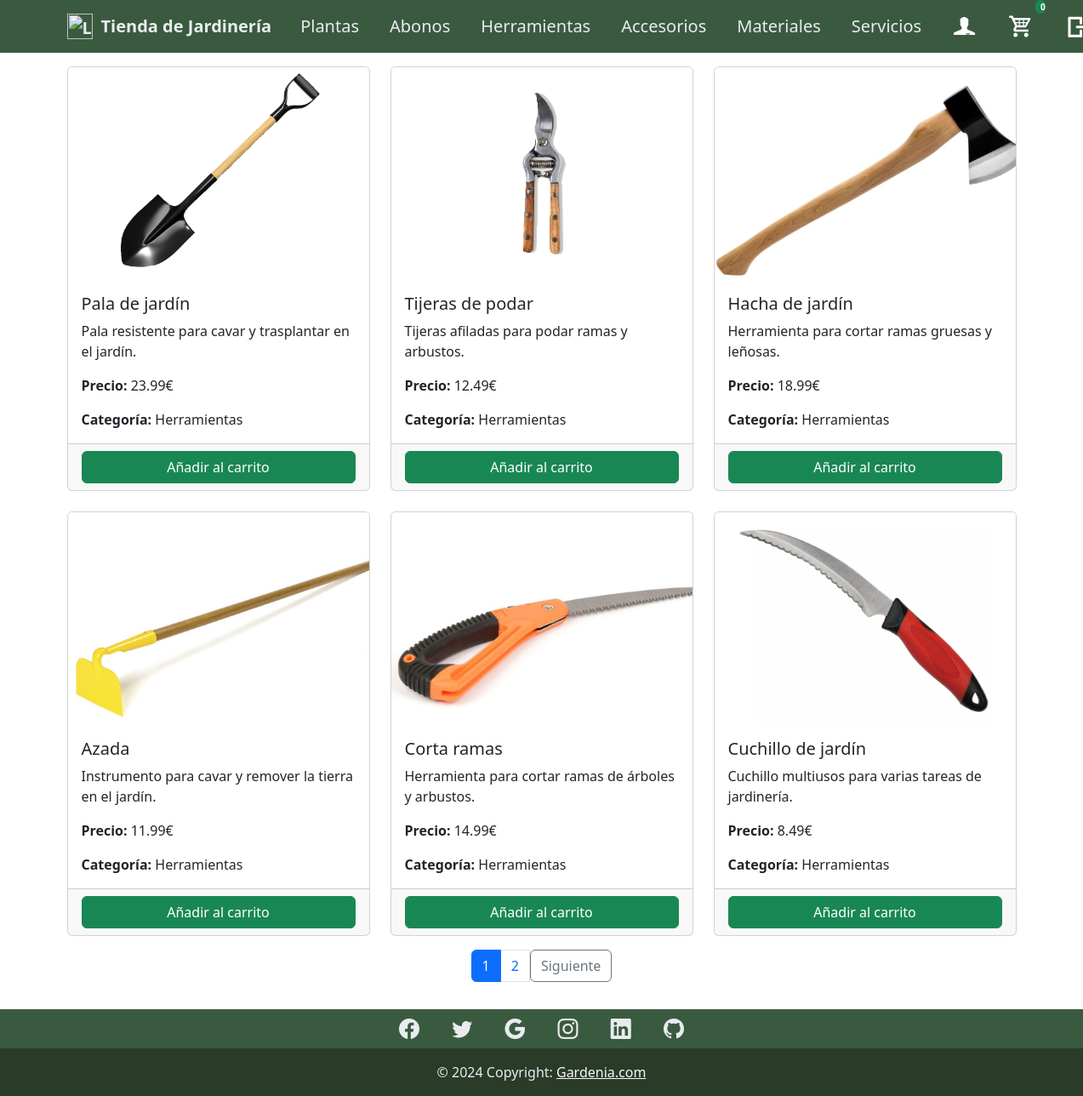
Before: /views/usuariosprod.view.php?cat=Herramientas&pag=1 (signed in) with the older database file.
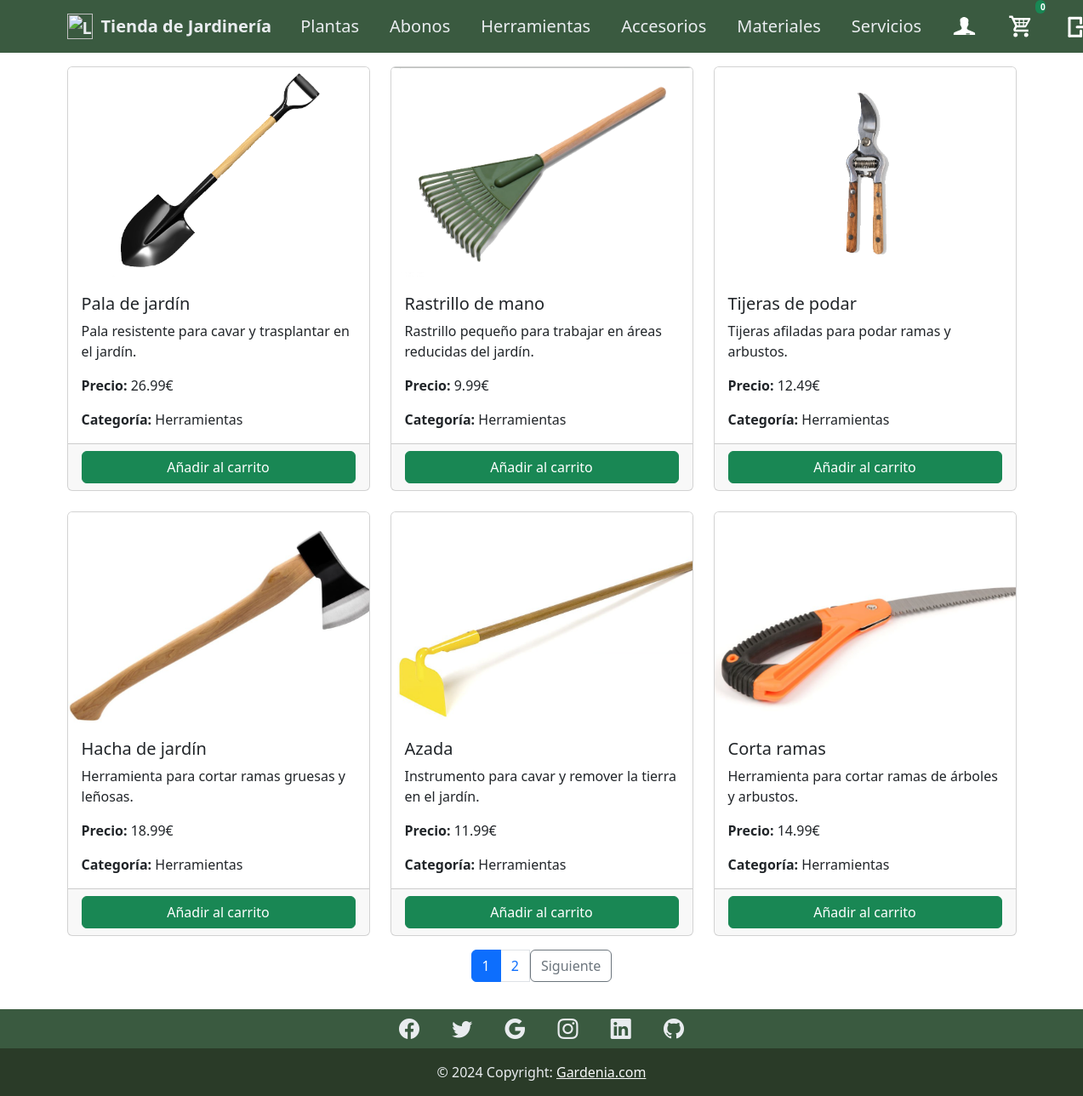
After: the same page with the newer database file.
### tables this page shows
CREATE TABLE `productos` (
  `id_producto` int(11) NOT NULL,
  `nombre` varchar(100) DEFAULT NULL,
  `descripcion` text DEFAULT NULL,
  `precio` decimal(10,2) DEFAULT NULL,
  `imagen` varchar(255) DEFAULT NULL,
  `id_categoria` int(11) DEFAULT NULL
);

CREATE TABLE `categorias` (
  `id_categoria` int(11) NOT NULL,
  `nombre` varchar(100) DEFAULT NULL,
  `descripcion` text DEFAULT NULL
);

### class/CarritoClass.php (called while the page is built, shortened)
<?php
class CarritoClass
{
    private $conexion;
    public function __construct()
    {
        $con = new ConexionMysqli();
        $this->conexion = $con->obtenerConexion();
    }
    function contarProductos($idUsuario)
    {
        $sql = $this->conexion->prepare('SELECT sum(cantidad) AS total_cantidad
                                                FROM carrito
                                                WHERE id_usuario = ?');
        $sql->bind_param('i', $idUsuario);
        if ($sql->execute()) {
            $result = $sql->get_result();
            $fila = $result->fetch_assoc();
            return $fila;
        }
    }
}
?>

### class/Conexionmysqli.php (called while the page is built, shortened)
<?php
class ConexionMysqli
{
    private $dbHost = 'localhost';
    private $dbName = 'jardin';
    private $dbUser = 'root';
    private $dbPass = '';
    public function obtenerConexion()
    {
        $this->conexion = new mysqli($this->dbHost, $this->dbUser, $this->dbPass, $this->dbName);
        $this->conexion->set_charset("utf8");
        return $this->conexion;
    }
}

### api/carrito.php (called while the page is built, shortened)
<?php
include_once '../class/ConexionMysqli.php';
include_once '../class/CarritoClass.php';
function cantidadProductos($idUsuario)
{
    $carrito = new CarritoClass();
    $salida = $carrito->contarProductos($idUsuario);
    if (is_null($salida['total_cantidad'])) {
        return 0;
    } else {
        return $salida['total_cantidad'];
    }
}
?>

### class/Productsclass.php (called while the page is built, shortened)
<?php
include_once 'ConexionMysqli.php';
class ProductsClass
{
    private $conexion;
    public function __construct()
    {
        $con = new ConexionMysqli();
        $this->conexion = $con->obtenerConexion();
    }
    public function obtenerProductos($cat, $limite, $desplazamiento)
    {
        $sql = $this->conexion->prepare('SELECT id_categoria FROM categorias WHERE nombre = ?');
        $sql->bind_param('s', $cat);
        $id_cat = 0;
        if ($sql->execute()) {
            $res = $sql->get_result();
            if ($fila = $res->fetch_assoc()) {
                $id_cat = $fila['id_categoria'];
            }
        }
        $consulta = $this->conexion->prepare('SELECT c.*, p.*, c.nombre AS nombre_categoria FROM categorias c
                                                    INNER JOIN productos p ON c.id_categoria = p.id_categoria
                                                     WHERE  c.id_categoria = ? LIMIT ? OFFSET ?');
        $consulta->bind_param('iii', $id_cat, $limite, $desplazamiento);
        $productos = [];
        if ($consulta->execute()) {
            $resultado = $consulta->get_result();
            while ($fila = $resultado->fetch_assoc()) {
                $productos[] = $fila;
            }
        }
        return $productos;
    }
}

### views/usuariosprod.view.php (the view, shortened to what this page needs)
    <link href="https://cdn.jsdelivr.net/npm/bootstrap@5.3.0-alpha3/dist/css/bootstrap.min.css" rel="stylesheet">
    <link rel="stylesheet" href="../css/navuser.css" />
<?php
include '../class/ProductsClass.php';
include '../includes/usernav.php';
$productos = new ProductsClass();
$cat = $_GET['cat'];
$pag = $_GET['pag'];
$limite = 6;
$desplazamiento = ($pag - 1) * $limite;
$totalProductos = count($productos->obtenerProductos($cat, PHP_INT_MAX, 0));
$totalPag = ceil($totalProductos / $limite);
$obtenerProductos = $productos->obtenerProductos($cat, $limite, $desplazamiento);
echo '<div class="container mt-3">';
echo '<div class="row row-cols-1 row-cols-sm-2 row-cols-md-3 g-4">';
foreach ($obtenerProductos as $producto) {
    echo '<div class="col">';
    echo '<div class="card h-100">';
    echo '<img src="' . $producto["imagen"] . '" class="imagen_producto card-img-top" alt="' . $producto["nombre"] . '">';
    echo '<div class="card-body">';
    echo '<h5 class="card-title">' . $producto["nombre"] . '</h5>';
    echo '<p class="card-text">' . $producto["descripcion"] . '</p>';
    echo '<p class="card-text"><strong>Precio:</strong> ' . $producto["precio"] . '€</p>';
    echo '<p class="card-text"><strong>Categoría:</strong> ' . $producto["nombre_categoria"] . '</p>';
    echo '</div>';
    echo '<div class="card-footer">';
    echo '<a class="btn btn-success w-100" href="../api/carrito.php?id_producto=' . $producto["id_producto"] . '&cat=' . $cat . '&accion=agregarProducto">Añadir al carrito</a>';
    echo '</div>';
    echo '</div>';
    echo '</div>';
}
echo '</div>';
echo '</div>';
echo '<div class="container mt-3 mb-3">';
echo '<nav>';
echo '<ul class="pagination justify-content-center">';
for ($i = 1; $i <= $totalPag; $i++) {
    $activo = ($i == $pag) ? 'active' : '';
    echo '<li class="page-item ' . $activo . '">';
    echo '<a class="page-link" href="?cat=' . $cat . '&pag=' . $i . '">' . $i . '</a>';
    echo '</li>';
}
if ($pag < $totalPag) {
    echo '<li class="page-item">';
    echo '<a class="btn btn-outline-secondary" href="?cat=' . $cat . '&pag=' . ($pag + 1) . '">Siguiente</a>';
    echo '</li>';
}
echo '</ul>';
echo '</nav>';
echo '</div>';
include('../includes/footer.php');
?>

### includes/usernav.php (shortened to what this page needs)
<?php
require '../api/carrito.php';
$idUsuario = $_SESSION['idUsuario'];
?>
<nav class="navbar navbar-expand-lg">
    <div class="container">
        <a class="navbar-brand" href="../views/inicio.view.php">
            <img src="https://cdn-icons-png.flaticon.com/512/2917/2917995.png" alt="Logo" />
            Tienda de Jardinería
        </a>
        <div class="collapse navbar-collapse" id="navbarContent">
            <ul class="navbar-nav mx-auto fs-5">
                <li class="nav-item">
                    <a class="nav-link text-light" href="../views/plantas.view.php">Plantas</a>
                </li>
                <li class="nav-item">
                    <a class="nav-link text-light" href="../views/usuariosprod.view.php?cat=Abonos&pag=1">Abonos</a>
                </li>
                <li class="nav-item">
                    <a class="nav-link text-light" href="../views/usuariosprod.view.php?cat=Herramientas&pag=1">Herramientas</a>
                </li>
                <li class="nav-item">
                    <a class="nav-link text-light" href="../views/usuariosprod.view.php?cat=Accesorios&pag=1">Accesorios</a>
                </li>
                <li class="nav-item">
                    <a class="nav-link text-light" href="../views/usuariosprod.view.php?cat=Materiales&pag=1">Materiales</a>
                </li>
                <li class="nav-item">
                    <a class="nav-link text-light" href="../views/servicios.view.php">Servicios</a>
                </li>
            </ul>
            <ul class="navbar-nav fs-5">
                <li class="nav-item">
                    <a class="nav-link" href="./datosusuario.view.php">
                        <img src="../img/icUsuario.png" alt="">
                    </a>
                </li>
                <li class="nav-item position-relative">
                    <?php $cantidad = cantidadProductos($idUsuario); ?>
                    <a class="nav-link position-relative" href="./carrito.view.php">
                        <img src="../img/icCarrito.png" alt="" style="width: 30px; height: 30px;">
                        <span
                            class="cantidad-carrito position-absolute top-0 start-100 translate-middle badge rounded-pill bg-success">
                            <?php echo $cantidad; ?>
                        </span>
                    </a>
                </li>
                <li class="nav-item">
                    <a class="nav-link" href="../logout.php">
                        <img src="../img/icSalir.png" alt="">
                    </a>
                </li>
            </ul>
        </div>
    </div>
</nav>

### includes/footer.php (shortened to what this page needs)
  <footer class="mt-auto text-center">
    <div class="container pt-1">
      <div class="social-icons mb-1">
        <a href="#!" class="btn btn-link text-light"><i class="bi bi-facebook"></i></a>
        <a href="#!" class="btn btn-link text-light"><i class="bi bi-twitter"></i></a>
        <a href="#!" class="btn btn-link text-light"><i class="bi bi-google"></i></a>
        <a href="#!" class="btn btn-link text-light"><i class="bi bi-instagram"></i></a>
        <a href="#!" class="btn btn-link text-light"><i class="bi bi-linkedin"></i></a>
        <a href="#!" class="btn btn-link text-light"><i class="bi bi-github"></i></a>
      </div>
    </div>
    <div class="copyright text-center p-3">
      © 2024 Copyright:
      <a href="" class="text-light">Gardenia.com</a>
    </div>
  </footer>
<link href="https://cdn.jsdelivr.net/npm/bootstrap@5.3.0/dist/css/bootstrap.min.css" rel="stylesheet">
<link href="https://cdnjs.cloudflare.com/ajax/libs/bootstrap-icons/1.10.5/font/bootstrap-icons.min.css"
  rel="stylesheet">
<link rel="stylesheet" href="../css/footer.css">

### css/navuser.css (style rules this page uses)
.navbar { background-color: #3a5a40; color: #e9ecef; }
.navbar-brand { font-weight: bold; display: flex; align-items: center; color: #e9ecef !important; }
.navbar-brand img { width: 30px; margin-right: 10px; }
.navbar-nav .nav-link { color: #e9ecef !important; margin: 0 10px; transition: color 0.3s ease-in-out; }
.cantidad-carrito { font-size: 10px; padding: 3px 6px; transform: translate(-50%, 25%); }
.nav-item.position-relative .badge { position: absolute; top: 0; right: 0; transform: translate(50%, -50%); font-size: 10px; padding: 3px 6px; }

### css/footer.css (style rules this page uses)
footer { background-color: #3a5a40; color: #e9ecef; }
footer i { color: #e9ecef; text-decoration: none; transition: color 0.3s ease; }
.social-icons i { font-size: 1.5rem; margin: 0.25rem; }
.copyright { background-color: #2a3b28; }

### views/usuariosprod.view.php (style rules this page uses)
.imagen_producto { width: 100%; height: 250px; object-fit: cover; }
.card { height: 100%; }
.card-body, .card-footer { display: flex; flex-direction: column; justify-content: space-between; }

Changed rows visible on the page:
no longer on this page (row unchanged): productos: imagen (picture), nombre "Cuchillo de jardín", descripcion "Cuchillo multiusos para varias tareas de jardinería.", precio "8.49", id_categoria.nombre "Herramientas"
changed productos "Pala de jardín": precio "23.99" → "26.99"
now on this page (row edited): productos: imagen (picture), nombre "Rastrillo de mano", descripcion "Rastrillo pequeño para trabajar en áreas reducidas del jardín.", precio "9.99", id_categoria.nombre "Herramientas"
